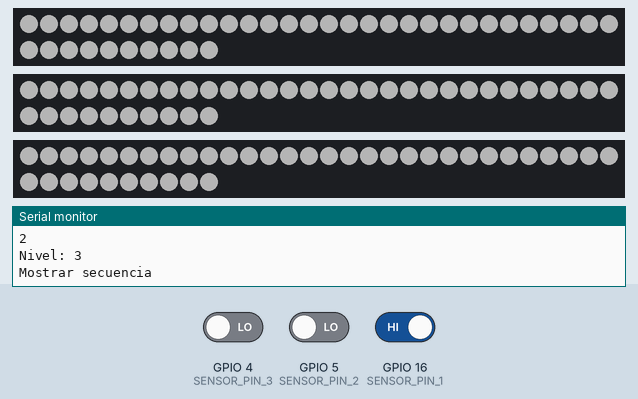
Recording of a sketch running on a simulated ESP8266 (NodeMCU). On the bench: 3 × 40 RGB LEDs in strip order, left to right, continuing on the next row, the last lines printed to the serial monitor. The inputs (shaded band) are chosen by the test bench; at power-on: GPIO 5 (SENSOR_PIN_2) LOW, GPIO 4 (SENSOR_PIN_3) LOW, GPIO 16 (SENSOR_PIN_1) HIGH. Dim RGB values are drawn brighter than linear; random numbers use the default seed unless the sketch sets one.

Above: at 7.6 s.
7.7 s: GPIO 5 (SENSOR_PIN_2) driven HIGH
At 13.46 s:
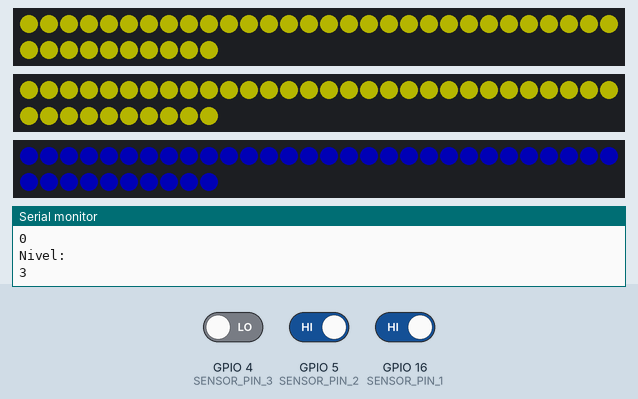
15.4 s: GPIO 4 (SENSOR_PIN_3) driven HIGH
At 18.0 s:
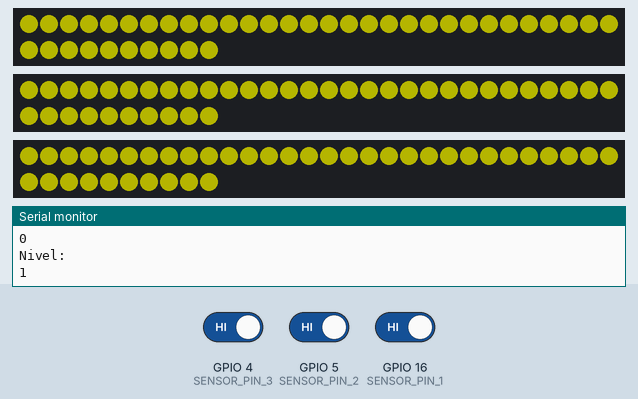
19.5 s: GPIO 16 (SENSOR_PIN_1) driven LOW
At 23.2 s:
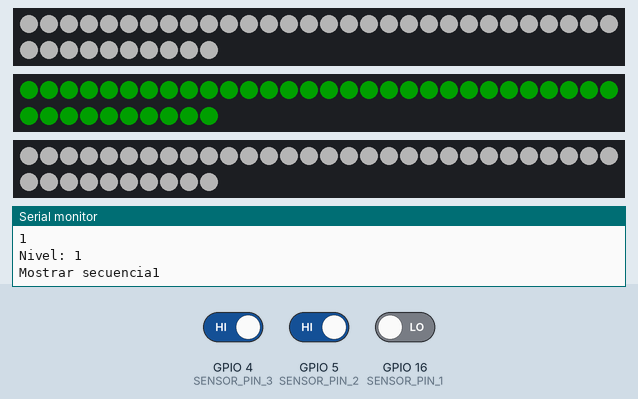
27.5 s: GPIO 16 (SENSOR_PIN_1) driven HIGH
At 32.3 s:
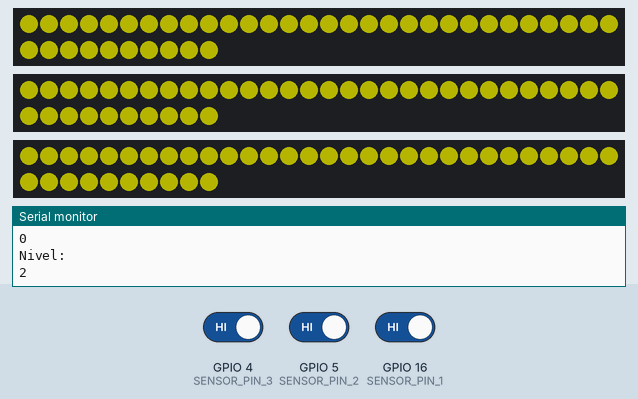
33.2 s: GPIO 4 (SENSOR_PIN_3) driven LOW
At 36.9 s:
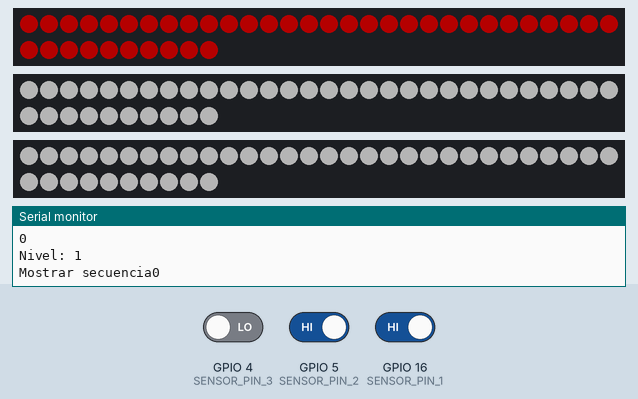
Timing chart, 0 to 38.3 s (numbered marks = the images above; inputs shaded):
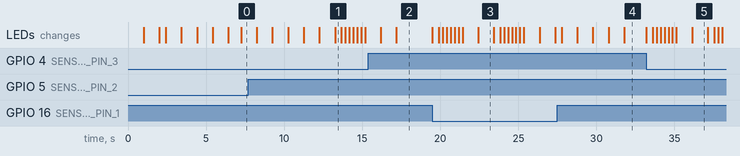

The sketch:

cruce_balon.ino
```cpp
#include <dummy.h>

// Definimos librerias y variables para tiras led (FastLED)
#define FASTLED_ESP8266_RAW_PIN_ORDER
#define FASTLED_ESP8266_NODEMCU_PIN_ORDER
#define FASTLED_ESP8266_D1_PIN_ORDER
#include "FastLED.h"

// Static pins NodeMCU
//    static const uint8_t D0   = 16;
//    static const uint8_t D1   = 5;
//    static const uint8_t D2   = 4;
//    static const uint8_t D3   = 0;
//    static const uint8_t D4   = 2;
//    static const uint8_t D5   = 14;
//    static const uint8_t D6   = 12;
//    static const uint8_t D7   = 13;
//    static const uint8_t D8   = 15;
//    static const uint8_t D9   = 3;
//    static const uint8_t D10  = 1;

// Cantidad de leds por tira y numero total de tiras
#define NUM_LEDS 40
#define NUM_STRIPS 3

// Definimos pines de sensores y tiras
#define SENSOR_PIN_1 16 // D0
#define SENSOR_PIN_2 5  // D1
#define SENSOR_PIN_3 4  // D2

#define STRIP_PIN_1 0   // D3
#define STRIP_PIN_2 2   // D4
#define STRIP_PIN_3 14  // D5

// Definimos brillo
#define BRIGHTNESS  64

// Define the array of leds
CRGB LEDS_STRIPS[NUM_STRIPS][NUM_LEDS];

// Variables para cualquier entrenamiento
int timeStart = 0;
int timeStop = 0;
int timeTotal = 0;

// Variables para entrenamiento Simon
const int sequenceMax = 5;
int sequence[sequenceMax];
int sequenceUser[sequenceMax];
const int timeTotalShow=2000;
int level;

void setup() {
      //
      FastLED.addLeds<NEOPIXEL, STRIP_PIN_1>(LEDS_STRIPS[0], NUM_LEDS);
      FastLED.addLeds<NEOPIXEL, STRIP_PIN_2>(LEDS_STRIPS[1], NUM_LEDS);
      FastLED.addLeds<NEOPIXEL, STRIP_PIN_3>(LEDS_STRIPS[2], NUM_LEDS);

      FastLED.setBrightness( BRIGHTNESS );

      Serial.begin(115200);
}

void loop() {
  //cruceSimple();
  cruceSimon();
}

// ----------------------------------------------------------------
// -- Funcion cruceSimple() para el modo de entrenamiento Simple --
// ----------------------------------------------------------------

void cruceSimple(){
  Serial.print("Comienzo");

  randomSeed(millis());
  int numAleatorio = random(3);

  int cruce = -1;
  int correcto = 0;
  int error = 0;

  Serial.print("Numero aleatorio: ");
  Serial.println(numAleatorio);

  if(numAleatorio==0){
    turnOnGreen(0);
    turnOnRed(1);
    turnOnRed(2);
  } else if(numAleatorio==1){
    turnOnRed(0);
    turnOnGreen(1);
    turnOnRed(2);
  } else if(numAleatorio==2){
    turnOnRed(0);
    turnOnRed(1);
    turnOnGreen(2);
  }

  FastLED.show();
  // Comenzamos a contar el tiempo
  timeStart = millis();

  cruce=-1;

  // Vemos por cual de los agujeros cruzó la pelota
  while(cruce<0){
    ESP.wdtFeed();
    if(digitalRead(SENSOR_PIN_1)==0){
      cruce=0;
    } else if(digitalRead(SENSOR_PIN_2)==0){
      cruce=1;
    } else if(digitalRead(SENSOR_PIN_3)==0){
      cruce=2;
    }
  }
  turnOnBlue(cruce);
  FastLED.show();
  tiempoEsperaLed(400);
  // Guardamos el tiempo que tardó en finalizar el juego
  timeTotal = millis() - timeStart;
  int timeTotalSec = timeTotal/1000;


  if(cruce == numAleatorio){
    correcto++;
  } else{
    error++;
  }


  Serial.print("Cruce: ");
  Serial.println(cruce);
  Serial.print("Correcto: ");
  Serial.println(correcto);
  Serial.print("Error: ");
  Serial.println(error);
  Serial.print("Tiempo: ");
  Serial.println(timeTotalSec);

  delay(500);
}

// --------------------------------------------------------------
// -- Funcion cruceSimon() para el modo de entrenamiento Simon --
// --------------------------------------------------------------

void cruceSimon(){
  Serial.println("Simon entro");
  bool error=false;

  // Pongo nivel actual en 0
  level=0;

  generateSequence();

  while(level<=sequenceMax && error==false){
    level++;
    Serial.print("Nivel: ");
    Serial.println(level);
    showSequence();
    error = getSequence();
  }
  if(error){
    endGame();
  }
}

void generateSequence()
{
  Serial.print("Generar Secuencia...");
  randomSeed(millis()); //in this way is really random!!!
  for (int i=0; i<sequenceMax; i++){
    sequence[i] = random(3);
    Serial.println(sequence[i]);
  }
}

void showSequence(){
  Serial.print("Mostrar secuencia");
  for (int i=0; i<level; i++){
    showWhiteAll();
    tiempoEsperaLed(1000);
    Serial.println(sequence[i]);
    if(sequence[i]==0){
      turnOnRed(0);
      turnOnWhite(1);
      turnOnWhite(2);
    } else if(sequence[i]==1){
      turnOnWhite(0);
      turnOnGreen(1);
      turnOnWhite(2);
    } else if(sequence[i]==2){
      turnOnWhite(0);
      turnOnWhite(1);
      turnOnBlue(2);
    }
    FastLED.show();
    tiempoEsperaLed(1000);
  }
}

bool getSequence(){
  int sequenceRead=0;
  bool error=false;

  Serial.println("Obtener Secuencia...");

  while(sequenceRead<level && error==false){
    bool flag = false;

    ESP.wdtFeed();

    turnOnYellow(0);
    turnOnYellow(1);
    turnOnYellow(2);
    FastLED.show();

    Serial.println("Secuencia: ");
    Serial.println(sequenceRead);
    Serial.println("Nivel: ");
    Serial.println(level);

    int cruce=-1;
    while(flag==false){
      ESP.wdtFeed();
      if(digitalRead(SENSOR_PIN_1)==0){
        cruce=0;
        turnOnRed(0);
        flag=true;
      } else if(digitalRead(SENSOR_PIN_2)==0){
        cruce=1;
        turnOnGreen(1);
        flag=true;
      } else if(digitalRead(SENSOR_PIN_3)==0){
        cruce=2;
        turnOnBlue(2);
        flag=true;
      }
    }
    FastLED.show();
    tiempoEsperaLed(400);
    if(cruce==sequence[sequenceRead]){
      sequenceRead++;
    } else {
      error=true;
      return error;
    }
  }
  return error;
}

void turnOnGreen(int pos){
  //Serial.println("Turn on green");
  for(int i=0;i<NUM_LEDS;i++)
    LEDS_STRIPS[pos][i] = CRGB::Green;
}

void turnOnRed(int pos){
  //Serial.println("Turn on red");
  for(int i=0;i<NUM_LEDS;i++)
    LEDS_STRIPS[pos][i] = CRGB::Red;
}

void turnOnBlue(int pos){
  //Serial.println("Turn on blue");
  for(int i=0;i<NUM_LEDS;i++)
    LEDS_STRIPS[pos][i] = CRGB::Blue;
}

void turnOnWhite(int pos){
  //Serial.println("Turn on white");
  for(int i=0;i<NUM_LEDS;i++)
    LEDS_STRIPS[pos][i] = CRGB::White;
}

void turnOnYellow(int pos){
  //Serial.println("Turn on yellow");
  for(int i=0;i<NUM_LEDS;i++)
    LEDS_STRIPS[pos][i] = CRGB::Yellow;
}

void turnOnBlack(int pos){
  //Serial.println("Turn on black");
  for(int i=0;i<NUM_LEDS;i++)
    LEDS_STRIPS[pos][i] = CRGB::Black;
}

void showWhiteAll(){
  turnOnWhite(0);
  turnOnWhite(1);
  turnOnWhite(2);
  FastLED.show();
}

void endGame(){
  for(int i=0;i<3;i++){
    turnOnRed(0);
    turnOnRed(1);
    turnOnRed(2);
    FastLED.show();
    tiempoEsperaLed(250);
    turnOnBlack(0);
    turnOnBlack(1);
    turnOnBlack(2);
    FastLED.show();
    tiempoEsperaLed(250);
  }
}

void tiempoEsperaLed(int stopTimeWait){
  int startTimeWait = millis();
  while(stopTimeWait>millis()-startTimeWait){
    ESP.wdtFeed();
  }
}
```

Measured:
- after the input at 19.5 s, the LEDs: first change at once (image 3 shows a later state)
- after the input at 33.2 s, the LEDs: first change at once (image 5 shows a later state)
- what the display in image 1 shows lasts 0.4 s, from 13.3 s to 13.7 s
- what the display in image 3 shows lasts 1.0 s, from 22.4 s to 23.4 s
